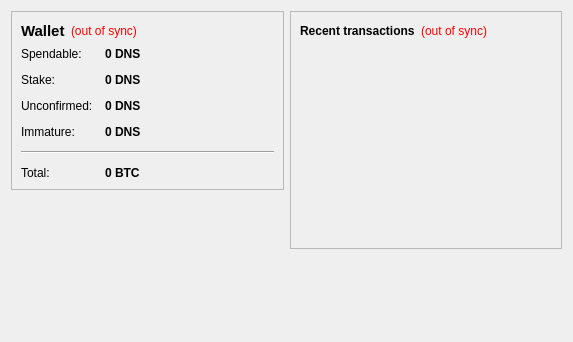
<?xml version="1.0" encoding="UTF-8"?>
<ui version="4.0">
 <class>OverviewPage</class>
 <widget class="QWidget" name="OverviewPage">
  <property name="geometry">
   <rect>
    <x>0</x>
    <y>0</y>
    <width>573</width>
    <height>342</height>
   </rect>
  </property>
  <property name="windowTitle">
   <string>Form</string>
  </property>
  <layout class="QHBoxLayout" name="horizontalLayout" stretch="1,1">
   <item>
    <layout class="QVBoxLayout" name="verticalLayout_2">
     <item>
      <widget class="QFrame" name="frame">
       <property name="frameShape">
        <enum>QFrame::StyledPanel</enum>
       </property>
       <property name="frameShadow">
        <enum>QFrame::Raised</enum>
       </property>
       <layout class="QVBoxLayout" name="verticalLayout_4">
        <item>
         <layout class="QHBoxLayout" name="horizontalLayout_4">
          <item>
           <widget class="QLabel" name="label_5">
            <property name="font">
             <font>
              <pointsize>11</pointsize>
              <weight>75</weight>
              <bold>true</bold>
             </font>
            </property>
            <property name="text">
             <string>Wallet</string>
            </property>
           </widget>
          </item>
          <item>
           <widget class="QLabel" name="labelWalletStatus">
            <property name="toolTip">
             <string>The displayed information may be out of date. Your wallet automatically synchronizes with the Diners network after a connection is established, but this process has not completed yet.</string>
            </property>
            <property name="styleSheet">
             <string notr="true">QLabel { color: red; }</string>
            </property>
            <property name="text">
             <string notr="true">(out of sync)</string>
            </property>
            <property name="alignment">
             <set>Qt::AlignLeading|Qt::AlignLeft|Qt::AlignVCenter</set>
            </property>
           </widget>
          </item>
          <item>
           <spacer name="horizontalSpacer_2">
            <property name="orientation">
             <enum>Qt::Horizontal</enum>
            </property>
            <property name="sizeHint" stdset="0">
             <size>
              <width>40</width>
              <height>20</height>
             </size>
            </property>
           </spacer>
          </item>
         </layout>
        </item>
        <item>
         <layout class="QFormLayout" name="formLayout_2">
          <property name="fieldGrowthPolicy">
           <enum>QFormLayout::AllNonFixedFieldsGrow</enum>
          </property>
          <property name="horizontalSpacing">
           <number>12</number>
          </property>
          <property name="verticalSpacing">
           <number>12</number>
          </property>
          <item row="0" column="0">
           <widget class="QLabel" name="label">
            <property name="text">
             <string>Spendable:</string>
            </property>
           </widget>
          </item>
          <item row="0" column="1">
           <widget class="QLabel" name="labelBalance">
            <property name="font">
             <font>
              <weight>75</weight>
              <bold>true</bold>
             </font>
            </property>
            <property name="cursor">
             <cursorShape>IBeamCursor</cursorShape>
            </property>
            <property name="toolTip">
             <string>Your current spendable balance</string>
            </property>
            <property name="text">
             <string notr="true">0 DNS</string>
            </property>
            <property name="textInteractionFlags">
             <set>Qt::LinksAccessibleByMouse|Qt::TextSelectableByKeyboard|Qt::TextSelectableByMouse</set>
            </property>
           </widget>
          </item>
          <item row="1" column="0">
           <widget class="QLabel" name="label_6">
            <property name="text">
             <string>Stake:</string>
            </property>
           </widget>
          </item>
          <item row="1" column="1">
           <widget class="QLabel" name="labelStake">
            <property name="font">
             <font>
              <weight>75</weight>
              <bold>true</bold>
             </font>
            </property>
            <property name="cursor">
             <cursorShape>IBeamCursor</cursorShape>
            </property>
            <property name="toolTip">
             <string>Total of coins that was staked, and do not yet count toward the current balance</string>
            </property>
            <property name="text">
             <string notr="true">0 DNS</string>
            </property>
            <property name="textInteractionFlags">
             <set>Qt::LinksAccessibleByMouse|Qt::TextSelectableByKeyboard|Qt::TextSelectableByMouse</set>
            </property>
           </widget>
          </item>
          <item row="2" column="0">
           <widget class="QLabel" name="label_3">
            <property name="text">
             <string>Unconfirmed:</string>
            </property>
           </widget>
          </item>
          <item row="2" column="1">
           <widget class="QLabel" name="labelUnconfirmed">
            <property name="font">
             <font>
              <weight>75</weight>
              <bold>true</bold>
             </font>
            </property>
            <property name="cursor">
             <cursorShape>IBeamCursor</cursorShape>
            </property>
            <property name="toolTip">
             <string>Total of transactions that have yet to be confirmed, and do not yet count toward the current balance</string>
            </property>
            <property name="text">
             <string notr="true">0 DNS</string>
            </property>
            <property name="textInteractionFlags">
             <set>Qt::LinksAccessibleByMouse|Qt::TextSelectableByKeyboard|Qt::TextSelectableByMouse</set>
            </property>
           </widget>
          </item>
          <item row="3" column="0">
           <widget class="QLabel" name="labelImmatureText">
            <property name="text">
             <string>Immature:</string>
            </property>
           </widget>
          </item>
          <item row="3" column="1">
           <widget class="QLabel" name="labelImmature">
            <property name="font">
             <font>
              <weight>75</weight>
              <bold>true</bold>
             </font>
            </property>
            <property name="toolTip">
             <string>Mined balance that has not yet matured</string>
            </property>
            <property name="text">
             <string notr="true">0 DNS</string>
            </property>
            <property name="textInteractionFlags">
             <set>Qt::LinksAccessibleByMouse|Qt::TextSelectableByKeyboard|Qt::TextSelectableByMouse</set>
            </property>
           </widget>
          </item>
          <item row="4" column="0" colspan="2">
           <widget class="Line" name="line">
            <property name="orientation">
             <enum>Qt::Horizontal</enum>
            </property>
           </widget>
          </item>
          <item row="5" column="0">
           <widget class="QLabel" name="labelTotalText">
            <property name="text">
             <string>Total:</string>
            </property>
           </widget>
          </item>
          <item row="5" column="1">
           <widget class="QLabel" name="labelTotal">
            <property name="font">
             <font>
              <weight>75</weight>
              <bold>true</bold>
             </font>
            </property>
            <property name="cursor">
             <cursorShape>IBeamCursor</cursorShape>
            </property>
            <property name="toolTip">
             <string>Your current total balance</string>
            </property>
            <property name="text">
             <string notr="true">0 BTC</string>
            </property>
            <property name="textInteractionFlags">
             <set>Qt::LinksAccessibleByMouse|Qt::TextSelectableByKeyboard|Qt::TextSelectableByMouse</set>
            </property>
           </widget>
          </item>
         </layout>
        </item>
       </layout>
      </widget>
     </item>
     <item>
      <spacer name="verticalSpacer">
       <property name="orientation">
        <enum>Qt::Vertical</enum>
       </property>
       <property name="sizeHint" stdset="0">
        <size>
         <width>20</width>
         <height>40</height>
        </size>
       </property>
      </spacer>
     </item>
    </layout>
   </item>
   <item>
    <layout class="QVBoxLayout" name="verticalLayout_3">
     <item>
      <widget class="QFrame" name="frame_2">
       <property name="frameShape">
        <enum>QFrame::StyledPanel</enum>
       </property>
       <property name="frameShadow">
        <enum>QFrame::Raised</enum>
       </property>
       <layout class="QVBoxLayout" name="verticalLayout">
        <item>
         <layout class="QHBoxLayout" name="horizontalLayout_2">
          <item>
           <widget class="QLabel" name="label_4">
            <property name="text">
             <string>&lt;b&gt;Recent transactions&lt;/b&gt;</string>
            </property>
           </widget>
          </item>
          <item>
           <widget class="QLabel" name="labelTransactionsStatus">
            <property name="toolTip">
             <string>The displayed information may be out of date. Your wallet automatically synchronizes with the Diners network after a connection is established, but this process has not completed yet.</string>
            </property>
            <property name="styleSheet">
             <string notr="true">QLabel { color: red; }</string>
            </property>
            <property name="text">
             <string notr="true">(out of sync)</string>
            </property>
            <property name="alignment">
             <set>Qt::AlignRight|Qt::AlignTrailing|Qt::AlignVCenter</set>
            </property>
           </widget>
          </item>
          <item>
           <spacer name="horizontalSpacer">
            <property name="orientation">
             <enum>Qt::Horizontal</enum>
            </property>
            <property name="sizeHint" stdset="0">
             <size>
              <width>40</width>
              <height>20</height>
             </size>
            </property>
           </spacer>
          </item>
         </layout>
        </item>
        <item>
         <widget class="QListView" name="listTransactions">
          <property name="styleSheet">
           <string notr="true">QListView { background: transparent; }</string>
          </property>
          <property name="frameShape">
           <enum>QFrame::NoFrame</enum>
          </property>
          <property name="verticalScrollBarPolicy">
           <enum>Qt::ScrollBarAlwaysOff</enum>
          </property>
          <property name="horizontalScrollBarPolicy">
           <enum>Qt::ScrollBarAlwaysOff</enum>
          </property>
          <property name="selectionMode">
           <enum>QAbstractItemView::NoSelection</enum>
          </property>
         </widget>
        </item>
       </layout>
      </widget>
     </item>
     <item>
      <spacer name="verticalSpacer_2">
       <property name="orientation">
        <enum>Qt::Vertical</enum>
       </property>
       <property name="sizeHint" stdset="0">
        <size>
         <width>20</width>
         <height>40</height>
        </size>
       </property>
      </spacer>
     </item>
    </layout>
   </item>
  </layout>
 </widget>
 <resources/>
 <connections/>
</ui>
